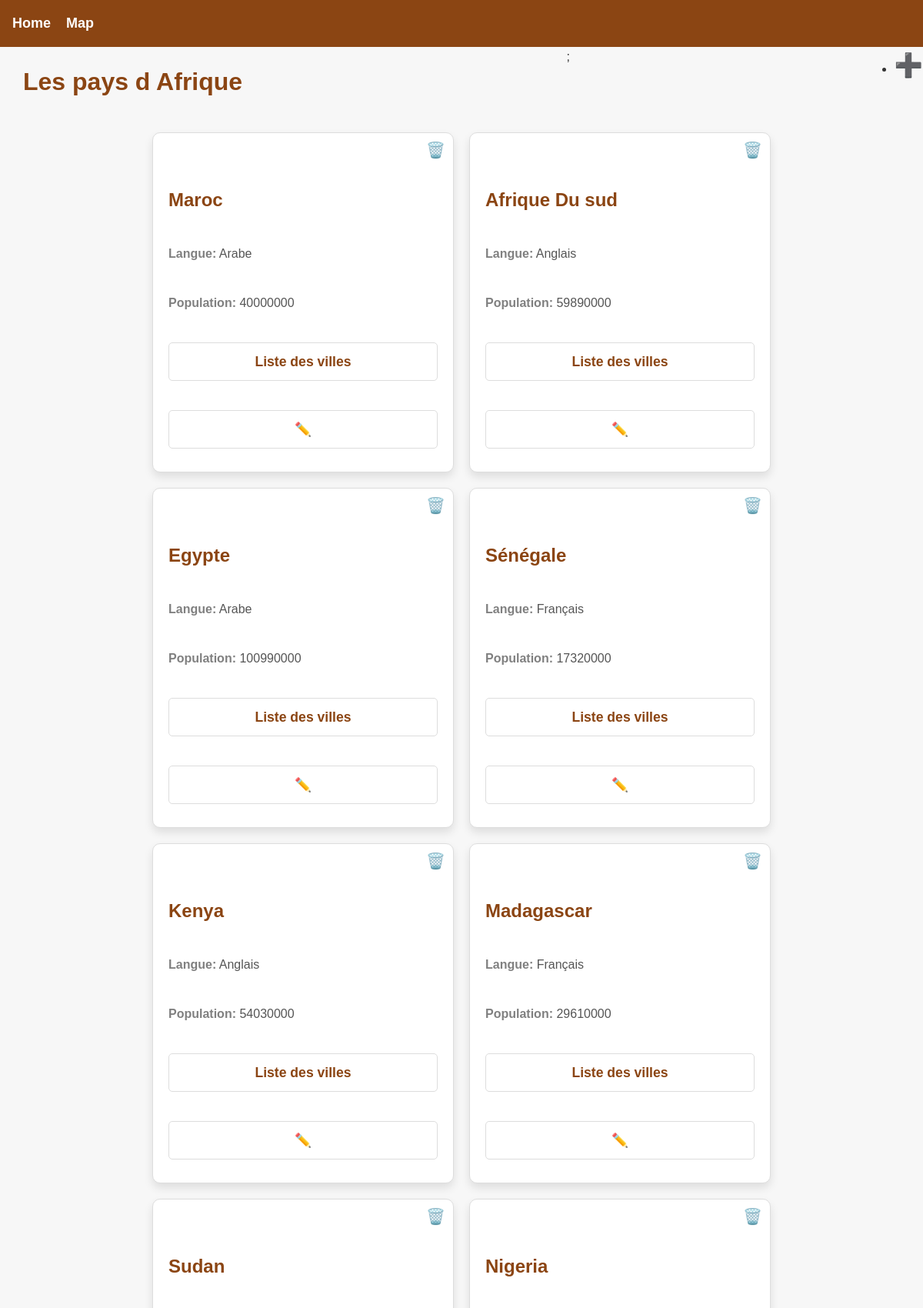
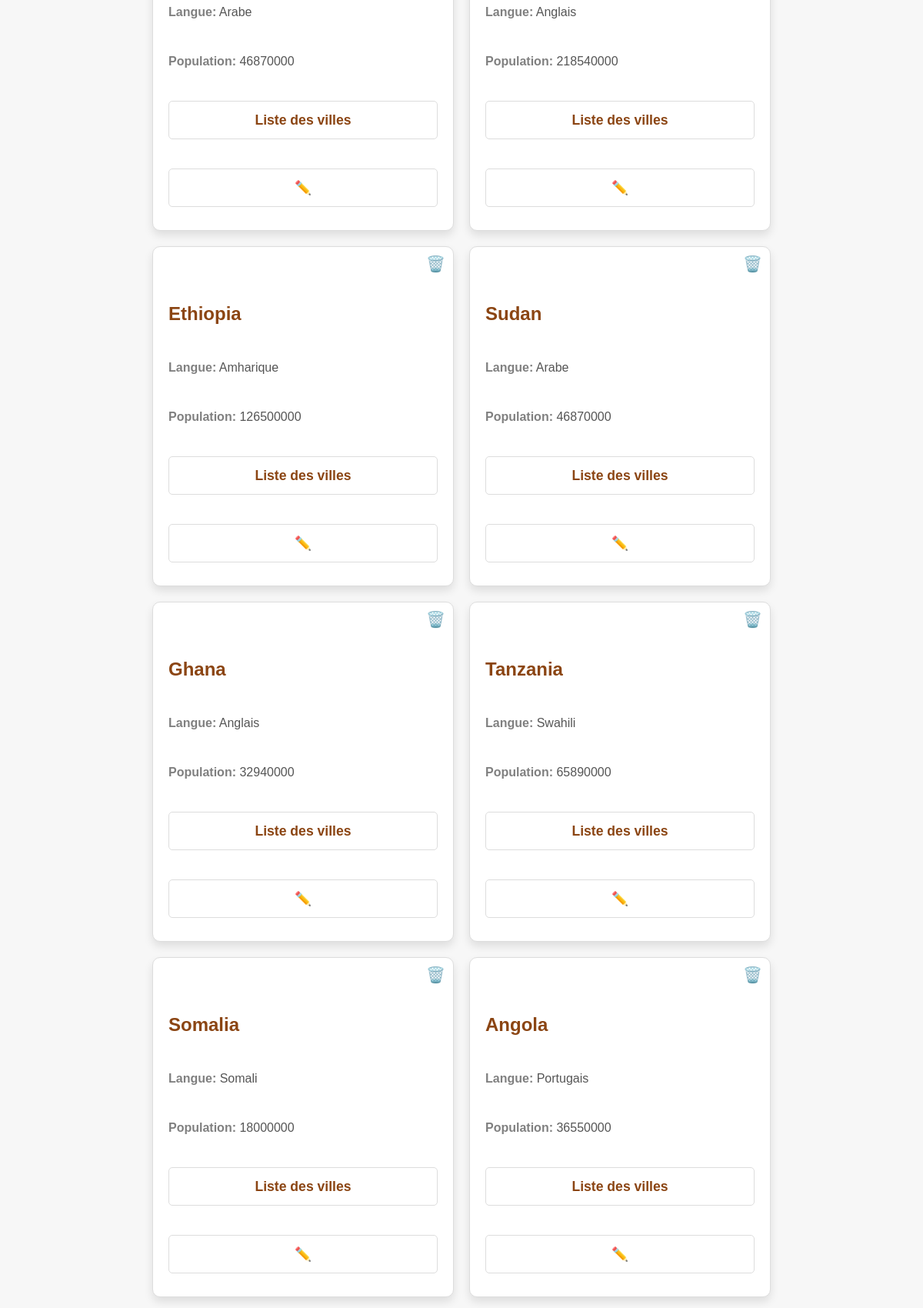
The page / (upper part) on the database its author committed (2 pictures, top to bottom).
### tables this page shows
CREATE TABLE ville
(
  ville_id INT,
  nom VARCHAR(255),
  type VARCHAR(255),
  pays_id INT,
  PRIMARY KEY (ville_id),
  FOREIGN KEY(pays_id) REFERENCES pays(pays_id) ON DELETE CASCADE
);

CREATE TABLE pays
(
  pays_id INT,
  nom VARCHAR(255),
  langue VARCHAR(255),
  population INT,
  continent_id INT,
   PRIMARY KEY (pays_id),
  FOREIGN KEY(continent_id) REFERENCES continent(continent_id) ON DELETE CASCADE
  
);

### index.php (the view, shortened to what this page needs)
<!DOCTYPE html>
<html lang="en">
<head>
</head>
<body>
<?php
include("./database.php");
$sql="SELECT pays.*, ville.nom as ville FROM pays, ville WHERE pays.pays_id = ville.ville_id";
$resultat = mysqli_query($conn, $sql);
echo'<nav class="navbar">
    <ul>
      <li><a href="login.php">Home</a></li>
      <li><a href="index.php">Map</a></li>
    </ul>
  </nav>';
  echo'<div style="display:flex; justify-content:space-between;">
  <h1>Les pays d Afrique</h1>;
  <ul>
  <li><a style="font-size:30px; list-style:none; cursor:pointer; text-decoration:none;" href="ajout.php">➕</a></li>
  </ul>
  </div>';
if (mysqli_num_rows($resultat) > 0) {
echo "<div class='cards-container'>";
while ($row = mysqli_fetch_assoc($resultat)) {
    echo "<div class='card'>";
    echo "<form action='./controllers/deleteCountry.php' method='POST'>";
    echo "<button type='submit' name='delete' class='delate'style='border:none;background:none;'>🗑️</button>";
    echo "</form>";
    echo "<h3>{$row['nom']}</h3>";
    echo "<p><strong style='color:gray;'>Langue:</strong> {$row['langue']}</p>";
    echo "<p><strong style='color:gray;'>Population:</strong> {$row['population']}</p>";
    echo "<details>";
    echo "<summary class='summary'>Liste des villes</summary>";
    echo "</details>";
    echo "<details>";
    echo "<summary class='summary' >✏️</summary>";
    echo "</details>";
    echo "</div>";
}
echo "</div>";
} else {
echo "<p>Aucun pays trouvé.</p>";
}
?>
</body>
</html>

### index.php (style rules this page uses)
* { margin: 0; padding: 0; }
body { font-family: Arial, sans-serif; line-height: 1.6; background-color: #f7f7f7; color: #333; }
.navbar { background-color: #8B4513; padding: 1rem; }
.navbar ul { list-style: none; display: flex; justify-content: flex-start; }
.navbar li { margin-right: 20px; }
.navbar a { text-decoration: none; color: white; font-weight: bold; font-size: 18px; }
h1 { color: #8B4513; font-size: 2rem; text-align: center; margin: 20px 0; }
.cards-container { background-color: #f7f7f7; display: flex; flex-wrap: wrap; gap: 20px; justify-content: center; padding: 20px; }
.card { height: 400px; width: 350px; background: white; border: 1px solid #ddd; border-radius: 10px; padding: 20px; box-shadow: 0 6px 12px rgba(0, 0, 0, 0.1); transition: transform 0.3s ease, box-shadow 0.3s ease; position: relative; display: flex; flex-direction: column; justify-content: space-between; }
.delate { position: absolute; top: 10px; right: 10px; font-size: 20px; background: none; border: none; color: #ff6b6b; cursor: pointer; }
h3 { color: #8B4513; font-size: 1.5rem; margin-bottom: 10px; }
p { color: #555; margin-bottom: 10px; }
.summary { list-style: none; cursor: pointer; font-size: 1.1rem; font-weight: bold; color: #8B4513; text-align: center; padding: 10px; border: 1px solid #ddd; border-radius: 5px; margin-bottom: 10px; }
form { margin-top: 20px; display: flex; flex-direction: column; gap: 10px; }
h1 { padding-left: 30px; }

### rows shown on the page
ville: pays.nom "Maroc", pays.langue "Arabe", pays.population "40000000"
ville: pays.nom "Afrique Du sud", pays.langue "Anglais", pays.population "59890000"
ville: pays.nom "Egypte", pays.langue "Arabe", pays.population "100990000"
ville: pays.nom "Sénégale", pays.langue "Français", pays.population "17320000"
ville: pays.nom "Kenya", pays.langue "Anglais", pays.population "54030000"
ville: pays.nom "Madagascar", pays.langue "Français", pays.population "29610000"
ville: pays.nom "Sudan", pays.langue "Arabe", pays.population "46870000"
ville: pays.nom "Nigeria", pays.langue "Anglais", pays.population "218540000"
ville: pays.nom "Ethiopia", pays.langue "Amharique", pays.population "126500000"
ville: pays.nom "Sudan", pays.langue "Arabe", pays.population "46870000"
ville: pays.nom "Ghana", pays.langue "Anglais", pays.population "32940000"
ville: pays.nom "Tanzania", pays.langue "Swahili", pays.population "65890000"
ville: pays.nom "Somalia", pays.langue "Somali", pays.population "18000000"
ville: pays.nom "Angola", pays.langue "Portugais", pays.population "36550000"
